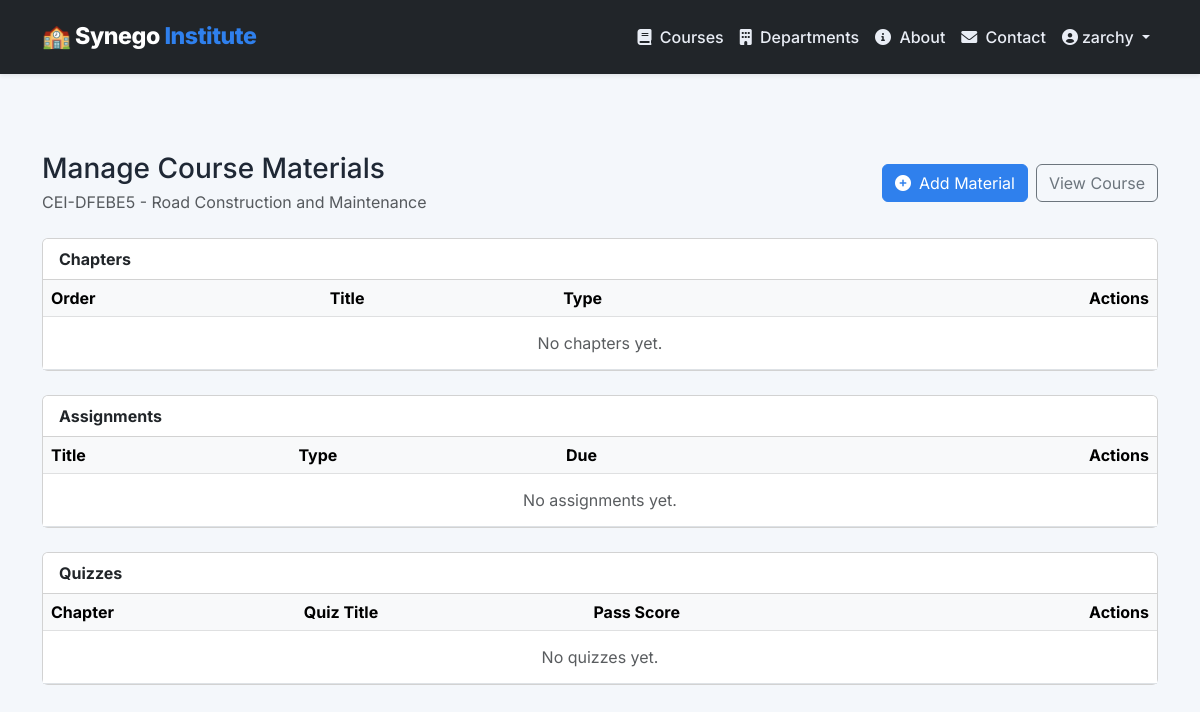
Screenshot of /admin-panel/course/road-construction-and-maintenance/manage/ (signed in) with the database file from the repository.
### lms/models.py (models this page shows, shortened)
class User(AbstractUser):
    ROLE_CHOICES = (
        ('admin', 'Administrator'),
        ('instructor', 'Instructor'),
        ('learner', 'Learner'),
        ('dept_head', 'Department Head'),
        ('approver', 'Approver'),
    )
    GENDER_CHOICES = (
        ('M', 'Male'),
        ('F', 'Female'),
        ('O', 'Other'),
    )
    role = models.CharField(max_length=20, choices=ROLE_CHOICES, default='learner')
    department = models.ForeignKey(
        'Department', null=True, blank=True, on_delete=models.SET_NULL,
        related_name='members'
    )
    phone_number = models.CharField(max_length=20, blank=True)
    address = models.TextField(blank=True)
    gender = models.CharField(max_length=1, choices=GENDER_CHOICES, blank=True)
    date_of_birth = models.DateField(null=True, blank=True)
    profile_picture = models.ImageField(upload_to='profile_pics/', null=True, blank=True)
    is_approved = models.BooleanField(default=False)
    approval_token = models.UUIDField(unique=True, null=True, blank=True)
    approval_token_created_at = models.DateTimeField(null=True, blank=True)
    temp_password = models.CharField(max_length=128, blank=True)
    temp_password_created_at = models.DateTimeField(null=True, blank=True)
    google_access_token = models.TextField(blank=True)
    google_refresh_token = models.TextField(blank=True)
    google_token_expiry = models.DateTimeField(null=True, blank=True)
    last_active = models.DateTimeField(auto_now=True)
    login_count = models.PositiveIntegerField(default=0)
    failed_login_attempts = models.PositiveIntegerField(default=0)
    account_locked_until = models.DateTimeField(null=True, blank=True)
    email_verified = models.BooleanField(default=False)
    email_verification_token = models.UUIDField(unique=True, null=True, blank=True)
    receive_notifications = models.BooleanField(default=True)
    language = models.CharField(max_length=10, default='en')
    class Meta:
        indexes = [
            models.Index(fields=['email']),
            models.Index(fields=['role', 'is_approved']),
            models.Index(fields=['username']),
            models.Index(fields=['last_active']),
        ]

class Course(models.Model):
    DIFFICULTY_CHOICES = (
        ('beginner', 'Beginner'),
        ('intermediate', 'Intermediate'),
        ('advanced', 'Advanced'),
    )
    STATUS_CHOICES = (
        ('draft', 'Draft'),
        ('published', 'Published'),
        ('archived', 'Archived'),
    )
    department = models.ForeignKey(Department, on_delete=models.CASCADE, related_name='courses')
    title = models.CharField(max_length=200)
    slug = models.SlugField(unique=True, blank=True)
    code = models.CharField(max_length=20, unique=True, help_text="Course code (e.g., BLCK-101)")
    description = models.TextField()
    learning_objectives = models.TextField(help_text="What students will learn")
    prerequisites = models.TextField(blank=True, help_text="Required prior knowledge")
    duration = models.CharField(max_length=50, help_text="e.g., '3 months', '6 weeks'")
    estimated_hours = models.PositiveIntegerField(default=40, help_text="Total estimated study hours")
    difficulty = models.CharField(max_length=20, choices=DIFFICULTY_CHOICES, default='beginner')
    price = models.DecimalField(max_digits=10, decimal_places=2, default=0.00)
    currency = models.CharField(max_length=3, default='USD')
    assignment_weight = models.PositiveIntegerField(default=70, validators=[MinValueValidator(0), MaxValueValidator(100)])
    project_weight = models.PositiveIntegerField(default=30, validators=[MinValueValidator(0), MaxValueValidator(100)])
    require_quiz_pass = models.BooleanField(default=True)
    quiz_pass_score = models.PositiveIntegerField(default=70, validators=[MinValueValidator(0), MaxValueValidator(100)])
    thumbnail = models.ImageField(upload_to='course_thumbnails/', null=True, blank=True)
    promo_video_url = models.URLField(blank=True)
    google_classroom_id = models.CharField(max_length=100, blank=True, unique=True, null=True)
    certificate_template = models.FileField(
        upload_to='cert_templates/',
        null=True, blank=True,
        validators=[FileExtensionValidator(['pdf'])]
    )
    status = models.CharField(max_length=20, choices=STATUS_CHOICES, default='draft')
    is_active = models.BooleanField(default=True)
    created_at = models.DateTimeField(auto_now_add=True)
    updated_at = models.DateTimeField(auto_now=True)
    published_at = models.DateTimeField(null=True, blank=True)
    class Meta:
        ordering = ['title']
        indexes = [
            models.Index(fields=['department', 'status']),
            models.Index(fields=['slug']),
            models.Index(fields=['code']),
            models.Index(fields=['difficulty']),
        ]

### lms/views.py (the view)
# urls.py: path('admin-panel/course/<slug:course_slug>/manage/', views.manage_course, name='manage_course'),
@login_required
def manage_course(request, course_slug):
    course = get_object_or_404(Course, slug=course_slug)
    if request.user.role not in ['admin', 'instructor', 'dept_head'] and not request.user.is_superuser:
        messages.error(request, "You don't have permission to manage this course.")
        return redirect('lms:course_detail', slug=course.slug)
    if request.user.role in ['instructor', 'dept_head'] and course.department != request.user.department:
        messages.error(request, "You can only manage courses in your department.")
        return redirect('lms:course_detail', slug=course.slug)
    chapters = course.chapters.all().order_by('order')
    assignments = course.assignments.all().order_by('due_date')
    quizzes = Quiz.objects.filter(chapter__course=course).select_related('chapter').order_by('chapter__order')
    context = {
        'course': course,
        'chapters': chapters,
        'assignments': assignments,
        'quizzes': quizzes,
    }
    return render(request, 'lms/admin/manage_course.html', context)

### lms/context_processors.py (called while the page is built)
def app_info(request):
    return {
        "APP_NAME": "Synego Training Institute",
    }

### lms/templates/lms/admin/manage_course.html (shortened to what this page needs)
{% extends "lms/base.html" %}
{% block content %}
<div class="container py-4">
    <div class="d-flex justify-content-between align-items-center mb-4">
        <div>
            <h1 class="h3 mb-1">Manage Course Materials</h1>
            <p class="text-muted mb-0">{{ course.code }} - {{ course.title }}</p>
        </div>
        <div class="d-flex gap-2">
            <a href="{% url 'lms:add_course_material' course.slug %}" class="btn btn-primary"><i class="fas fa-plus-circle me-2"></i>Add Material</a>
            <a href="{% url 'lms:course_detail' course.slug %}" class="btn btn-outline-secondary">View Course</a>
        </div>
    </div>
    <div class="card mb-4">
        <div class="card-header bg-white"><strong>Chapters</strong></div>
        <div class="card-body p-0">
            <div class="table-responsive">
                <table class="table mb-0">
                    <thead class="table-light"><tr><th>Order</th><th>Title</th><th>Type</th><th class="text-end">Actions</th></tr></thead>
                    <tbody>
                    {% for chapter in chapters %}
                        <tr>
                            <td>{{ chapter.order }}</td>
                            <td>{{ chapter.title }}</td>
                            <td class="text-capitalize">{{ chapter.chapter_type }}</td>
                            <td class="text-end">
                                <a class="btn btn-sm btn-outline-primary" href="{% url 'lms:admin_edit_chapter' chapter.id %}">Edit</a>
                                <a class="btn btn-sm btn-outline-danger" href="{% url 'lms:admin_delete_chapter' chapter.id %}">Delete</a>
                            </td>
                        </tr>
                    {% empty %}
                        <tr><td colspan="4" class="text-center text-muted py-3">No chapters yet.</td></tr>
                    {% endfor %}
                    </tbody>
                </table>
            </div>
        </div>
    </div>
    <div class="card mb-4">
        <div class="card-header bg-white"><strong>Assignments</strong></div>
        <div class="card-body p-0">
            <div class="table-responsive">
                <table class="table mb-0">
                    <thead class="table-light"><tr><th>Title</th><th>Type</th><th>Due</th><th class="text-end">Actions</th></tr></thead>
                    <tbody>
                    {% for assignment in assignments %}
                        <tr>
                            <td>{{ assignment.title }}</td>
                            <td class="text-capitalize">{{ assignment.assignment_type }}</td>
                            <td>{{ assignment.due_date|date:"M d, Y H:i" }}</td>
                            <td class="text-end">
                                <a class="btn btn-sm btn-outline-primary" href="{% url 'lms:admin_edit_assignment' assignment.id %}">Edit</a>
                                <a class="btn btn-sm btn-outline-danger" href="{% url 'lms:admin_delete_assignment' assignment.id %}">Delete</a>
                            </td>
                        </tr>
                    {% empty %}
                        <tr><td colspan="4" class="text-center text-muted py-3">No assignments yet.</td></tr>
                    {% endfor %}
                    </tbody>
                </table>
            </div>
        </div>
    </div>
    <div class="card">
        <div class="card-header bg-white"><strong>Quizzes</strong></div>
        <div class="card-body p-0">
            <div class="table-responsive">
                <table class="table mb-0">
                    <thead class="table-light"><tr><th>Chapter</th><th>Quiz Title</th><th>Pass Score</th><th class="text-end">Actions</th></tr></thead>
                    <tbody>
                    {% for quiz in quizzes %}
                        <tr>
                            <td>{{ quiz.chapter.order }}. {{ quiz.chapter.title }}</td>
                            <td>{{ quiz.title }}</td>
                            <td>{{ quiz.pass_score }}%</td>
                            <td class="text-end">
                                <a class="btn btn-sm btn-outline-secondary" href="{% url 'lms:admin_add_quiz_questions' quiz.id %}">Questions</a>
                                <a class="btn btn-sm btn-outline-primary" href="{% url 'lms:admin_edit_quiz' quiz.id %}">Edit</a>
                                <a class="btn btn-sm btn-outline-danger" href="{% url 'lms:admin_delete_quiz' quiz.id %}">Delete</a>
                            </td>
                        </tr>
                    {% empty %}
                        <tr><td colspan="4" class="text-center text-muted py-3">No quizzes yet.</td></tr>
                    {% endfor %}
                    </tbody>
                </table>
            </div>
        </div>
    </div>
</div>
{% endblock %}

### lms/templates/lms/base.html (shortened to what this page needs)
﻿<!DOCTYPE html>
<html lang="en">
<head>
    <link href="https://cdn.jsdelivr.net/npm/bootstrap@5.3.0-alpha1/dist/css/bootstrap.min.css" rel="stylesheet">
    <link rel="stylesheet" href="https://cdnjs.cloudflare.com/ajax/libs/font-awesome/6.0.0/css/all.min.css">
</head>
<body>
    <nav class="navbar navbar-expand-lg navbar-dark bg-dark fixed-top shadow-sm">
        <div class="container">
            <a class="navbar-brand" href="{% url 'lms:index' %}">
                🏫 Synego <span>Institute</span>
            </a>
            <div class="collapse navbar-collapse" id="navbarNav">
                <ul class="navbar-nav ms-auto align-items-lg-center">
                    <li class="nav-item">
                        <a class="nav-link" href="{% url 'lms:course_list' %}"><i class="fas fa-book me-1"></i> Courses</a>
                    </li>
                    <li class="nav-item">
                        <a class="nav-link" href="{% url 'lms:department_list' %}"><i class="fas fa-building me-1"></i> Departments</a>
                    </li>
                    <li class="nav-item">
                        <a class="nav-link" href="{% url 'lms:about' %}"><i class="fas fa-info-circle me-1"></i> About</a>
                    </li>
                    <li class="nav-item">
                        <a class="nav-link" href="{% url 'lms:contact' %}"><i class="fas fa-envelope me-1"></i> Contact</a>
                    </li>
                    {% if user.is_authenticated %}
                        <li class="nav-item dropdown">
                            <a class="nav-link dropdown-toggle" href="#" role="button" data-bs-toggle="dropdown">
                                <i class="fas fa-user-circle me-1"></i>{{ user.first_name|default:user.username }}
                            </a>
                        </li>
                    {% endif %}
                </ul>
            </div>
        </div>
    </nav>
    <main>
        {% block content %}{% endblock %}
    </main>
</body>
</html>

### lms/templates/lms/base.html (style rules this page uses)
:root { --primary-color: #1f3a5d; --secondary-color: #2f80ed; --accent-color: #17a2b8; --bg-light: #f4f7fb; --bg-dark: #1d2833; --text-muted: #6c7a91; --surface: #ffffff; --surface-alt: #f9fbff; }
* { box-sizing: border-box; }
body { font-family: 'Inter', sans-serif; background-color: var(--bg-light); color: #1f2835; margin: 0; padding-top: 80px; }
.navbar { padding: 0.9rem 1rem; transition: background-color 0.3s ease; }
.navbar-brand { font-weight: 800; letter-spacing: -0.02em; font-size: 1.45rem; }
.navbar-brand span { color: var(--secondary-color); }
.navbar-nav .nav-link { color: #e9edf5; font-weight: 500; }
.btn-primary { background-color: var(--secondary-color); border-color: var(--secondary-color); }

### rows the page displays
User: first_name "zarchy"
Course: code "CEI-DFEBE5", title "Road Construction and Maintenance"
